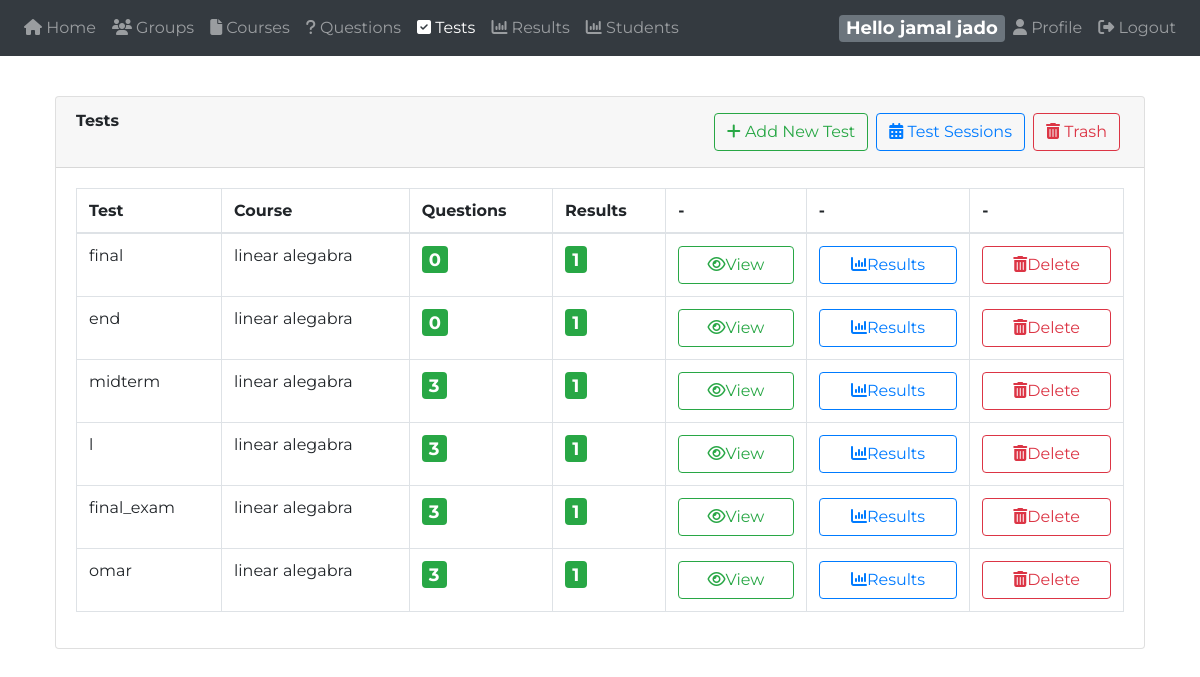
The app's page /instructor/?tests (signed in) with its own data.
### tables this page shows
CREATE TABLE `instructor` (
  `id` int(11) NOT NULL,
  `name` varchar(120) NOT NULL,
  `email` varchar(120) NOT NULL,
  `password` varchar(100) NOT NULL,
  `phone` varchar(13) NOT NULL,
  `password_token` varchar(100) DEFAULT NULL,
  `token_expire` timestamp NULL DEFAULT NULL,
  `suspended` int(11) NOT NULL DEFAULT 0,
  `isAdmin` tinyint(1) NOT NULL DEFAULT 0
);

CREATE TABLE `test` (
  `id` int(11) NOT NULL,
  `name` varchar(255) DEFAULT NULL,
  `courseID` int(11) DEFAULT NULL,
  `deleted` tinyint(1) DEFAULT 0,
  `instructorID` int(11) DEFAULT NULL
);

### instructor/app/model/dbh.class.php (called while the page is built)
<?php
class dbh {
    private $host = "localhost";
    private $port = "3306";
    private $username = "root";
    private $password = "";
    private $dbName = "final";
    public function connect() {
        try {
            $dsn = "mysql:host={$this->host};port={$this->port};dbname={$this->dbName};charset=utf8mb4";
            $pdo = new PDO($dsn, $this->username, $this->password);
            $pdo->setAttribute(PDO::ATTR_ERRMODE, PDO::ERRMODE_EXCEPTION);
            $pdo->setAttribute(PDO::ATTR_DEFAULT_FETCH_MODE, PDO::FETCH_ASSOC);
            return $pdo;
        } catch (PDOException $e) {
            die("   Eror Connection Database " . $e->getMessage());
        }
    }
}

### instructor/app/model/instructor.class.php (called while the page is built, shortened)
<?php
class Instructor extends dbh {
    public function getByEmail($email) {
        $sql = "SELECT id, name, password, email, phone, isAdmin FROM instructor WHERE email = :email";
        $stmt = $this->connect()->prepare($sql);
        $stmt->bindParam(":email", $email);
        $stmt->execute();
        return $stmt->fetch(PDO::FETCH_OBJ);
    }
}

### instructor/app/model/course.class.php (called while the page is built, shortened)
<?php
class course extends dbh
{
    public function noCourses()
    {
        $db = $this->connect();
        $query = "SELECT id FROM course WHERE instructorID = ? AND parent IS NOT NULL";
        $stmt = $db->prepare($query);
        $stmt->execute([$_SESSION['mydata']->id]);
        return $stmt->rowCount() == 0;
    }
}

### instructor/app/controller/autoloader.inc.php (called while the page is built, shortened)
<?php
  function myAutoLoader ($className){
    $url = $_SERVER['HTTP_HOST'].$_SERVER['REQUEST_URI'];
    if (strpos($url,'controller') !== false){
      $path = '../model/';
    }else{
      $path = "app/model/";
    }
    $extension = ".class.php";
    $fullPath = $path . $className . $extension;
  }
 ?>

### instructor/app/model/test.class.php (called while the page is built, shortened)
<?php
class Test extends Dbh {
    public function getAll() {
        $query = "SELECT id, name, instructorID, courseID,
                  (SELECT name FROM course WHERE id = courseID) AS course,
                  (SELECT COUNT(*) FROM tests_has_questions WHERE testID = t.id) AS fixedQuestions,
                  (SELECT COUNT(*) FROM result WHERE testID = t.id) AS inResults,
                  (SELECT COUNT(*) FROM test_invitations WHERE testID = t.id) AS links
                  FROM test t
                  WHERE instructorID = :aid AND !deleted";
        $statement = $this->connect()->prepare($query);
        $statement->bindParam(":aid", $_SESSION['mydata']->id);
        $statement->execute();
        $results = $statement->fetchAll(PDO::FETCH_OBJ);
        return $results;
    }
}
?>

### instructor/app/view/tests.php (the view, shortened to what this page needs)
<?php
require_once 'header.php';
require_once 'header.php';
require_once 'navbar.php';
    if (($_GET['tests'] == "addQuestions") && (isset($_GET['id']))) { ?>
      <div class="col-md-12">
        <div class="card">
          <div class="card-header">
            <strong class="card-title">Questions</strong>
            <a href="?questions=add" type="button" class="btn btn-outline-primary float-right mb-1"><i class="fa fa-plus"></i>Add New Question</a>
            <a href="?tests=view&id=<?php echo $_GET['id']?>" type="button" class="btn btn-outline-primary float-right mb-1" style="margin-right: 22px;"><i class="fa fa-arrow-circle-left"></i>  Back To Test</a>
          </div>
          <div class="card-body">
            <div class="row form-group">
              <div class="col col-md-3">
                <label>You selected</label>
              </div>
              <div class="col-12 col-md-9">
                <span class="badge badge-success" id="counter">0</span> Questions
              </div>
            </div>
            <div class="row form-group">
              <div class="col col-md-3">
                <label for="total">Total Points</label>
              </div>
              <div class="col-12 col-md-9">
                <span class="badge badge-success" id="total">0</span> Point
              </div>
            </div>
          </div>
          <div class="card-body">
            <table id="AssignQuestionsTable" class="table table-striped table-bordered">
              <thead>
                <tr>
                  <th></th>
                  <th class="d-none">ID</th>
                  <th>Question</th>
                  <th>Course</th>
                  <th>Points</th>
                  <th>Type</th>
                  <th>Difficulty</th>
                </tr>
              </thead>
              <tbody>
                <?php
                  $_tests = new test();
                  $Questions = $_tests->getQuestionsNotInTest($_GET['id']);
                  $qTypes = [0=>'Multiple Choise',1=>'True/False',2=>'Complete',3=>'Multiple Select',4=>'Matching',5=>'Essay'];
                  foreach ($Questions as $question) {
                      echo '<tr>
                            <td></td>
                            <td class="d-none">'. $question->id .'</td>
                            <td style="max-width:300px">'. $question->question .'</td>
                            <td>'. $question->course .'</td>
                            <td class="qDegree">
                              <input class="form-control" value="'. $question->points .'" disabled>
                            </td>
                            <td>'. $qTypes[$question->type] .'</td>
                            <td>'. (($question->difficulty == 1)?'<span class="badge badge-success">Easy</span>':(($question->difficulty == 2)?'<span class="badge badge-warning">Moderate</span>':'<span class="badge badge-danger">Hard</span>')) .'</td>
                      </tr>';
                  }?>
              </tbody>
            </table>
            <form id="testQuestions" action="app/controller/test.inc.php?addQuestionsToTest=<?php echo $_GET['id']; ?>" method="post">
            </form>
            <button type="submit" form="testQuestions" class="btn btn-outline-primary btn-lg btn-block">Add To Test</button>
          </div>
        </div>
      </div>
      <?php
} else { ?>
        <div class="content mt-3">
          <div class="animated fadeIn">
              <div class="col-md-12">
                <?php
                $crs = new course();
                 ?>
                  <div class="card">
                    <div class="card-header">
                      <strong class="card-title">Tests</strong>
                      <a href="?tests=trash" type="button" class="btn btn-outline-danger float-right m-1"><i class="fa fa-trash"></i> Trash</a>
                      <a href="?tests=sessions"type="button" class="btn btn-outline-primary float-right m-1"><i class="fa fa-calendar"></i> Test Sessions</a>
                      <button type="button" <?php echo (($crs->noCourses() == 1) ? ' onclick="swal.fire(\'Add Topics First!\',\'You must Add a topic before adding any Tests\',\'warning\')" ' : ' data-toggle="modal" data-target="#addnewtest" ') ?> class="btn btn-outline-success float-right m-1"><i class="fa fa-plus"></i> Add New Test</button>
                    </div>
                    <div class="card-body">
                      <table id="testsTable" class="table table-bordered">
                        <thead>
                          <tr>
                            <th>Test</th>
                            <th>Course</th>
                            <th>Questions</th>
                            <th>Results</th>
                            <th>-</th>
                            <th>-</th>
                            <th>-</th>
                          </tr>
                        </thead>
                        <tbody>
                          <?php $_test = new test();
                            $allTests = $_test->getAll();
                            foreach ($allTests as $test) { ?>
                            <tr>
                              <td>
                                <?php echo $test->name ?>
                              </td>
                              <td>
                                <?php echo $test->course ?>
                              </td>
                              <td><span class="badge badge-success"><?php echo $test->fixedQuestions ?></span></td>                              <td><span class="badge badge-success"><?php echo $test->inResults ?></span></td>
                              <td>
                                <button type="button" class="btn btn-outline-success btn-block" data-toggle="modal" onclick="javascript: window.location.href='?tests=view&id=<?php echo $test->id ?>'"><i class="fa fa-eye"></i>View</button>
                              </td>
                              <td>
                                <button type="button" class="btn btn-outline-primary btn-block" data-toggle="modal" onclick="javascript: window.location.href='?results&testID=<?php echo $test->id ?>'"><i class="fa fa-bar-chart"></i>Results</button>
                              </td>
                              <td>
                                <button type="button" class="btn btn-outline-danger btn-block" onclick="javascript: if (confirm('Are you sure you want to delete this Test?')) { window.location.href='app/controller/test.inc.php?deleteTest=<?php echo $test->id ?>'}"><i class="fa fa-trash"></i>Delete</button>
                              </td>
                            </tr>
                            <?php if($test->links > 0){ ?>
                              <?php } } ?>
                        </tbody>
                    </div>
                  </div>
              </div>
          </div>
        </div>
        <?php } ?>
          <?php
require_once 'footer.php';
?>

### instructor/app/view/navbar.php (shortened to what this page needs)
<?php
$obj = new instructor();
$usr = $obj->getByEmail($_SESSION['mydata']->email);
?>
<body>
  <nav class="navbar navbar-icon-top navbar-expand-lg navbar-dark bg-dark">
    <div class="collapse navbar-collapse" id="navbarSupportedContent">
      <ul class="navbar-nav mr-auto">
        <?php
          if($_SESSION['mydata']->isAdmin){ ?>
            <li class="nav-item <?php echo (isset($_GET['instructors'])?'active':'') ?>">
              <a class="nav-link" href="?instructors">
                <i class="fa fa-group"></i>
                Instructors
              </a>
            </li>
            <li class="nav-item <?php echo (isset($_GET['students'])?'active':'') ?>">
              <a class="nav-link" href="?students">
                <i class="fa fa-group"></i>
                Students
              </a>
            </li>
            <li class="nav-item <?php echo (isset($_GET['results'])?'active':'') ?>">
              <a class="nav-link" href="?results">
                <i class="fa fa-group"></i>
                Results
              </a>
            </li>
          <?php }else{ ?>
        <li class="nav-item <?php echo (empty($_GET)?'active':'') ?>">
          <a class="nav-link" href=".">
            <i class="fa fa-home"></i>
              Home
            </a>
        </li>
        <li class="nav-item <?php echo (isset($_GET['groups'])?'active':'') ?>">
          <a class="nav-link" href="?groups">
            <i class="fa fa-group"></i>
            Groups
          </a>
        </li>
        <li class="nav-item <?php echo (isset($_GET['courses'])?'active':'') ?>">
          <a class="nav-link" href="?courses">
            <i class="fa fa-file"></i>
            Courses
          </a>
        </li>
        <li class="nav-item <?php echo (isset($_GET['questions'])?'active':'') ?>">
          <a class="nav-link" href="?questions">
            <i class="fa fa-question"></i>
            Questions
          </a>
        </li>
        <li class="nav-item <?php echo (isset($_GET['tests'])?'active':'') ?>">
          <a class="nav-link" href="?tests">
            <i class="fa fa-check-square"></i>
            Tests
          </a>
        </li>
        <li class="nav-item <?php echo (isset($_GET['results'])?'active':'') ?>">
          <a class="nav-link" href="?results">
            <i class="fa fa-bar-chart"></i>
            Results
          </a>
        </li>
        <li class="nav-item <?php echo (isset($_GET['students'])?'active':'') ?>">
          <a class="nav-link" href="?students">
            <i class="fa fa-bar-chart"></i>
            Students
          </a>
        </li>
<?php } ?>
      </ul>
      <span class="badge badge-secondary">Hello <?php echo $_SESSION['mydata']->name ?></span>
      <ul class="navbar-nav ">
        <li class="nav-item">
          <a class="nav-link" href="?profile">
            <i class="fa fa-user"></i>
            Profile
          </a>
        </li>
        <li class="nav-item">
          <a class="nav-link" href="?logout">
            <i class="fa fa-sign-out"></i>
            Logout
          </a>
        </li>
      </ul>
    </div>
  </nav>

### instructor/style/css/instructor.css (style rules this page uses)
body { font-family: 'Montserrat', sans-serif; min-width: 600px; }
a { cursor: pointer; text-decoration: none; }
.badge { font-size: 18; }
.card { margin: 40px; }

### records on screen
instructor: name "jamal jado"
test: name "final", course "linear alegabra", fixedQuestions "0", inResults "1"
test: name "end", course "linear alegabra", fixedQuestions "0", inResults "1"
test: name "midterm", course "linear alegabra", fixedQuestions "3", inResults "1"
test: name "l", course "linear alegabra", fixedQuestions "3", inResults "1"
test: name "final_exam", course "linear alegabra", fixedQuestions "3", inResults "1"
test: name "omar", course "linear alegabra", fixedQuestions "3", inResults "1"
